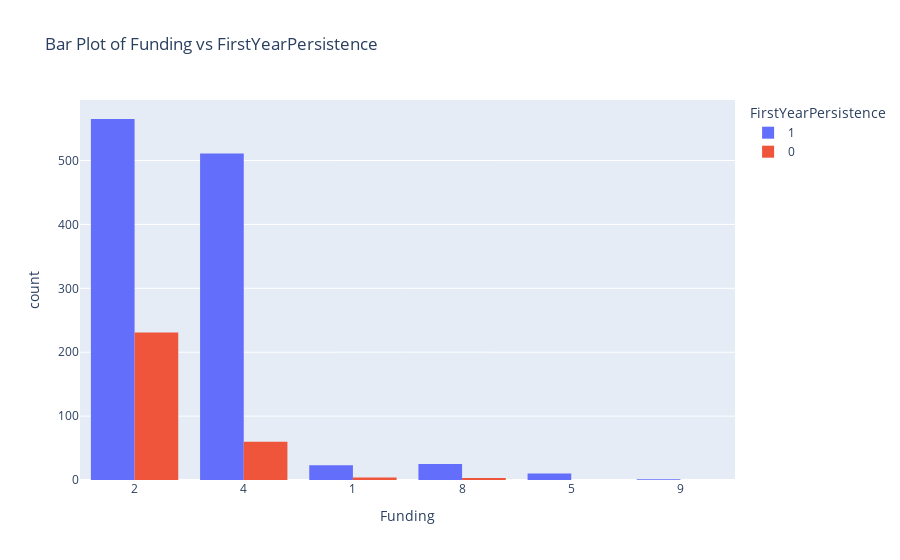
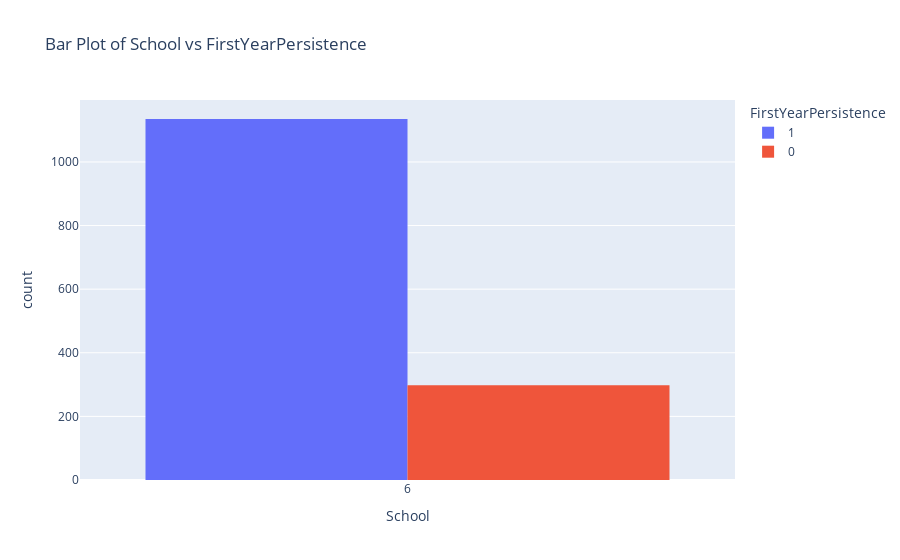
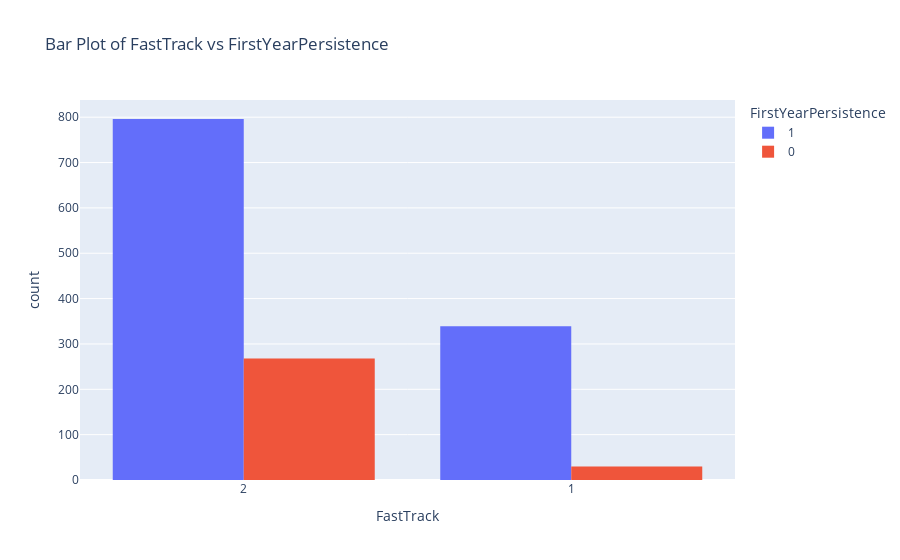
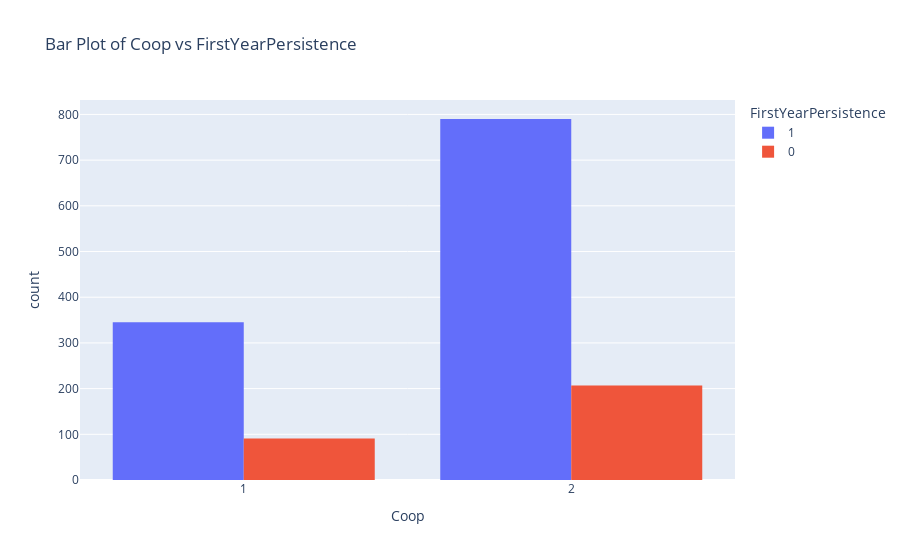

The notebook cell saved with these charts, in order:
### Code cell
# comparision of different features with our target column
# 1- not drop out
# 0- drop out
import plotly.express as px

categorical_vars = ["Funding", "School", "FastTrack", "Coop", "Residency", "Gender", "Previous Education", "Age Group"]

for cat_var in categorical_vars:
    fig = px.histogram(dataset, x=cat_var, color="FirstYearPersistence", title=f'Bar Plot of {cat_var} vs FirstYearPersistence',
                       labels={cat_var: cat_var, "FirstYearPersistence": "FirstYearPersistence"},
                       barmode='group')
    fig.update_layout(xaxis=dict(type='category'), legend_title_text='FirstYearPersistence')
    fig.show()

### Figure 1 — Plotly figure (JSON) as saved in the notebook; plotly's stock layout.template omitted (floating-point values rounded to 4 significant figures; data arrays with more than 128 entries replaced by an {"elided": "..."} marker saying what was removed)
{"data": [{"alignmentgroup": "True", "bingroup": "x", "hovertemplate": "FirstYearPersistence=1<br>Funding=%{x}<br>count=%{y}<extra></extra>", "legendgroup": "1", "marker": {"color": "#636efa", "pattern": {"shape": ""}}, "name": "1", "offsetgroup": "1", "orientation": "v", "showlegend": true, "type": "histogram", "x": {"elided": "1135 int values"}, "xaxis": "x", "yaxis": "y"}, {"alignmentgroup": "True", "bingroup": "x", "hovertemplate": "FirstYearPersistence=0<br>Funding=%{x}<br>count=%{y}<extra></extra>", "legendgroup": "0", "marker": {"color": "#EF553B", "pattern": {"shape": ""}}, "name": "0", "offsetgroup": "0", "orientation": "v", "showlegend": true, "type": "histogram", "x": {"elided": "298 int values"}, "xaxis": "x", "yaxis": "y"}], "layout": {"barmode": "group", "legend": {"title": {"text": "FirstYearPersistence"}, "tracegroupgap": 0}, "title": {"text": "Bar Plot of Funding vs FirstYearPersistence"}, "xaxis": {"anchor": "y", "domain": [0, 1], "title": {"text": "Funding"}, "type": "category"}, "yaxis": {"anchor": "x", "domain": [0, 1], "title": {"text": "count"}}}}

### Figure 2 — Plotly figure (JSON) as saved in the notebook; plotly's stock layout.template omitted (floating-point values rounded to 4 significant figures; data arrays with more than 128 entries replaced by an {"elided": "..."} marker saying what was removed)
{"data": [{"alignmentgroup": "True", "bingroup": "x", "hovertemplate": "FirstYearPersistence=1<br>School=%{x}<br>count=%{y}<extra></extra>", "legendgroup": "1", "marker": {"color": "#636efa", "pattern": {"shape": ""}}, "name": "1", "offsetgroup": "1", "orientation": "v", "showlegend": true, "type": "histogram", "x": {"elided": "1135 int values"}, "xaxis": "x", "yaxis": "y"}, {"alignmentgroup": "True", "bingroup": "x", "hovertemplate": "FirstYearPersistence=0<br>School=%{x}<br>count=%{y}<extra></extra>", "legendgroup": "0", "marker": {"color": "#EF553B", "pattern": {"shape": ""}}, "name": "0", "offsetgroup": "0", "orientation": "v", "showlegend": true, "type": "histogram", "x": {"elided": "298 int values"}, "xaxis": "x", "yaxis": "y"}], "layout": {"barmode": "group", "legend": {"title": {"text": "FirstYearPersistence"}, "tracegroupgap": 0}, "title": {"text": "Bar Plot of School vs FirstYearPersistence"}, "xaxis": {"anchor": "y", "domain": [0, 1], "title": {"text": "School"}, "type": "category"}, "yaxis": {"anchor": "x", "domain": [0, 1], "title": {"text": "count"}}}}

### Figure 3 — Plotly figure (JSON) as saved in the notebook; plotly's stock layout.template omitted (floating-point values rounded to 4 significant figures; data arrays with more than 128 entries replaced by an {"elided": "..."} marker saying what was removed)
{"data": [{"alignmentgroup": "True", "bingroup": "x", "hovertemplate": "FirstYearPersistence=1<br>FastTrack=%{x}<br>count=%{y}<extra></extra>", "legendgroup": "1", "marker": {"color": "#636efa", "pattern": {"shape": ""}}, "name": "1", "offsetgroup": "1", "orientation": "v", "showlegend": true, "type": "histogram", "x": {"elided": "1135 int values"}, "xaxis": "x", "yaxis": "y"}, {"alignmentgroup": "True", "bingroup": "x", "hovertemplate": "FirstYearPersistence=0<br>FastTrack=%{x}<br>count=%{y}<extra></extra>", "legendgroup": "0", "marker": {"color": "#EF553B", "pattern": {"shape": ""}}, "name": "0", "offsetgroup": "0", "orientation": "v", "showlegend": true, "type": "histogram", "x": {"elided": "298 int values"}, "xaxis": "x", "yaxis": "y"}], "layout": {"barmode": "group", "legend": {"title": {"text": "FirstYearPersistence"}, "tracegroupgap": 0}, "title": {"text": "Bar Plot of FastTrack vs FirstYearPersistence"}, "xaxis": {"anchor": "y", "domain": [0, 1], "title": {"text": "FastTrack"}, "type": "category"}, "yaxis": {"anchor": "x", "domain": [0, 1], "title": {"text": "count"}}}}

### Figure 4 — Plotly figure (JSON) as saved in the notebook; plotly's stock layout.template omitted (floating-point values rounded to 4 significant figures; data arrays with more than 128 entries replaced by an {"elided": "..."} marker saying what was removed)
{"data": [{"alignmentgroup": "True", "bingroup": "x", "hovertemplate": "FirstYearPersistence=1<br>Coop=%{x}<br>count=%{y}<extra></extra>", "legendgroup": "1", "marker": {"color": "#636efa", "pattern": {"shape": ""}}, "name": "1", "offsetgroup": "1", "orientation": "v", "showlegend": true, "type": "histogram", "x": {"elided": "1135 int values"}, "xaxis": "x", "yaxis": "y"}, {"alignmentgroup": "True", "bingroup": "x", "hovertemplate": "FirstYearPersistence=0<br>Coop=%{x}<br>count=%{y}<extra></extra>", "legendgroup": "0", "marker": {"color": "#EF553B", "pattern": {"shape": ""}}, "name": "0", "offsetgroup": "0", "orientation": "v", "showlegend": true, "type": "histogram", "x": {"elided": "298 int values"}, "xaxis": "x", "yaxis": "y"}], "layout": {"barmode": "group", "legend": {"title": {"text": "FirstYearPersistence"}, "tracegroupgap": 0}, "title": {"text": "Bar Plot of Coop vs FirstYearPersistence"}, "xaxis": {"anchor": "y", "domain": [0, 1], "title": {"text": "Coop"}, "type": "category"}, "yaxis": {"anchor": "x", "domain": [0, 1], "title": {"text": "count"}}}}
